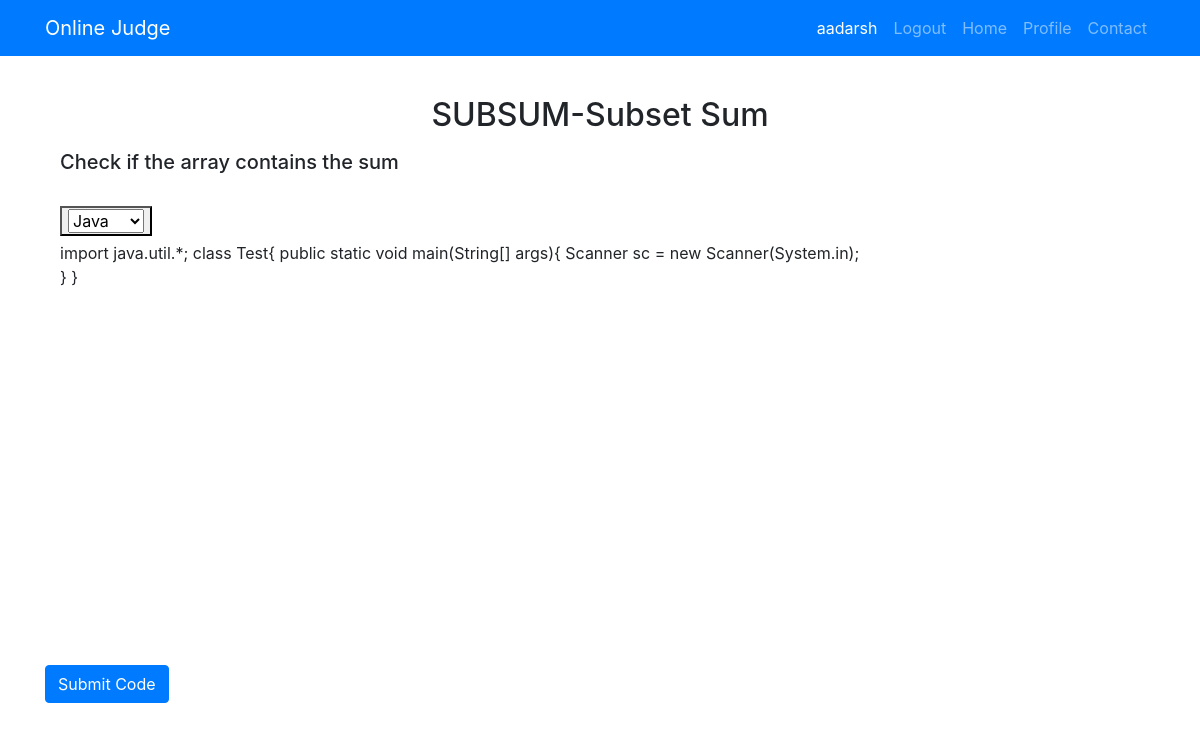
Page /code/SUBSUM (signed in) on the committed database.
### judge/models.py (models this page shows, shortened)
class Question(models.Model):
    code = models.CharField(max_length=10, unique=True)
    name = models.CharField(max_length=250)
    problem = models.TextField()
    difficulty = models.CharField(max_length=10,choices=level,blank=True)
    points = models.IntegerField(default=0,blank=True)

### judge/views.py (the view, shortened to what this page needs)
# urls.py: path('code/<str:code>', views.submitcode, name='submitcode'),
@login_required
@csrf_exempt
def submitcode(request, code):
    print("submit code called")
    question = Question.objects.get(code__exact=code)
    context = {'question': question}
    return render(request, 'problem/QuestionPage.html', context)

### templates/problem/QuestionPage.html (shortened to what this page needs)
{% extends 'base.html' %}
{% block content %}
    <br>
    <br>
    <h2 class="text-center">{{ question.code }}-{{ question.name }}</h2>
    <div class="container-fluid mt-3">
        <h5>{{ question.problem | safe }}</h5>
    </div>
    <br>
    <div class="container">
        <span class="header__editor" style="background-color: #007bff">
            <button id="setLanguage">
                <select id="language" name="cars">
                    <option value="java">Java</option>
                </select>
            </button>
        </span>
        <br>
        <div id="editor" style="height: 400px;width: 800px;margin-top: 5px">import java.util.*;
class Test{
   public static void main(String[] args){
       Scanner sc = new Scanner(System.in);
   }
}
        </div>
    </div>
    <button id="submit_code" class="btn btn-primary mt-4">Submit Code</button>
{% endblock content %}

### templates/base.html (shortened to what this page needs)
<!DOCTYPE html>
<nav class="navbar navbar-expand-lg navbar-dark fixed-top bg-primary">
    <div class="container">
      <a class="navbar-brand" href="#">Online Judge</a>
      <div class="collapse navbar-collapse" id="navbarSupportedContent">
        <ul class="navbar-nav ml-auto">
          <li class="nav-item active">
            <a class="nav-link" href="#">{{ request.user.username }}</a>
          </li>
          <li class="nav-item">
            <a class="nav-link" href="{% url 'logout' %}">Logout</a>
          </li>
          <li class="nav-item">
            <a class="nav-link" href="{% url 'home' %}">Home</a>
          </li>
          <li class="nav-item">
            <a class="nav-link" href="{% url 'viewProfile' request.user.id %}">Profile</a>
          </li>
          <li class="nav-item">
            <a class="nav-link" href="#">Contact</a>
          </li>
        </ul>
      </div>
    </div>
</nav>
{% load static %}
<html lang="en">
    <head>
        <link rel="stylesheet" href="{% static 'css/profile.css' %}">
        <link rel="stylesheet" href="https://maxcdn.bootstrapcdn.com/bootstrap/4.0.0/css/bootstrap.min.css"
>
    </head>
    <body>
        <section class="section">
            <div class="container">
                {% block content %}
                {% endblock %}
            </div>
        </section>
    </body>
</html>

### static/css/profile.css (style rules this page uses)
html, body { margin: 0; padding: 0; }
.header__editor { background-color: #007bff; margin: 15px 0 0 0; padding: 0; }

### rows in the picture
Question: code "SUBSUM", name "Subset Sum", problem "Check if the array contains the sum"

### other values in the picture
{{ request.user.username }} "aadarsh"
